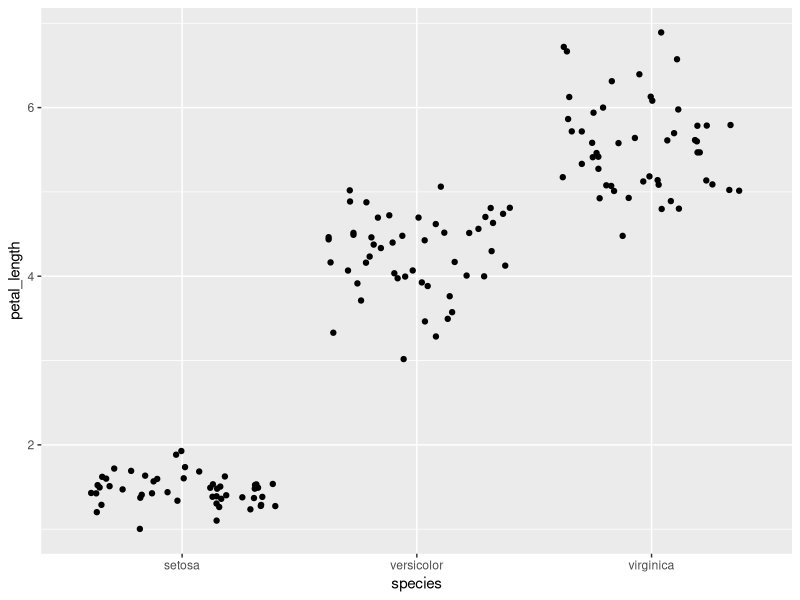
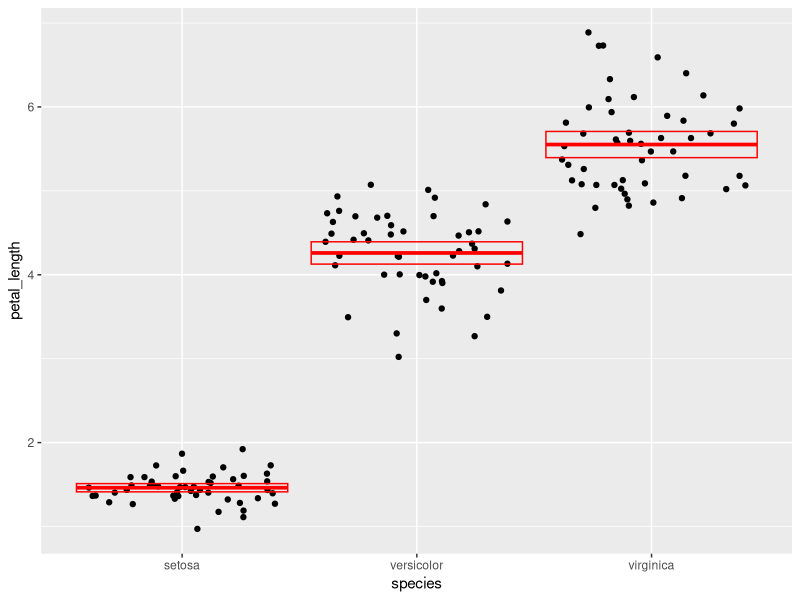
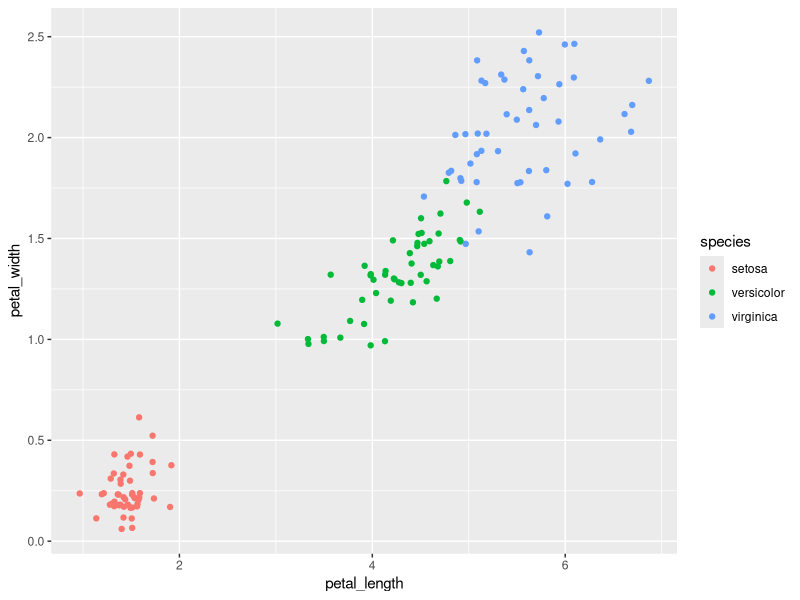

Generate these figures, in order, with R:
library(tidyverse)

iris <- as_tibble(iris)
iris

#Question #1
flower <- rename(iris, sepal_length = Sepal.Length, 
               sepal_width = Sepal.Width, 
               petal_length = Petal.Length, 
               petal_width = Petal.Width, 
               species = Species)
flower

#Question #2
mm <- mutate(flower, sepalcm_length = sepal_length * 10, 
       sepalcm_width = sepal_width * 10, 
       petalcm_length = petal_length * 10, 
       petalcm_width = petal_width * 10)

mm

#Question #3
area <- mutate(flower, sepal_area = sepal_length * sepal_width,
       petal_area = petal_length * petal_width)
area
flowerArea <- select(area, sepal_area, petal_area, species)
flowerArea

#Question #4
iris_sepal_summary <- summarise(mm, sample_size = n(), 
                                max = max(sepal_length), 
                                min = min(sepal_length), 
                                range = (max - min), 
                                median = median(sepal_length),
                                quantile1 = quantile(sepal_length, .25),
                                quantile3 = quantile(sepal_length, .75),
                                interquartile = (quantile3 - quantile1))

iris_sepal_summary

#Question #5
flowers_grouped <- group_by(flower,species)
iris_petal_summary <-  
  summarize(
flowers_grouped,
sample_size = n(),
mean = mean(petal_length),
standarddeviation = sd(petal_length),
varience = var(petal_length),
se = (standarddeviation / sqrt(sample_size)),
Uconfidenceinterval = mean + (2 * se),
Lconfidenceinterval = mean - (2 * se))

iris_petal_summary

#Question #6
ggplot(data = flower) +
  geom_jitter(mapping = aes(x = species, y = petal_length))

#Question #7
ggplot(data = flower) +
  geom_jitter(
    mapping = aes(x = species, y = petal_length)) +
    geom_crossbar(
      data = iris_petal_summary,
      mapping = aes(
        x = species,
        y = mean,
        ymax = Uconfidenceinterval,
        ymin = Lconfidenceinterval
      ),
      color = "red"
    )

#Question #8
ggplot(data = flower) + 
  geom_jitter(mapping =aes(x = petal_length, y= petal_width, color = species))
